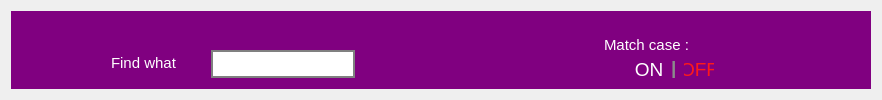
      <widget class="QWidget" name="tab_7">
       <property name="styleSheet">
        <string notr="true">border: none;</string>
       </property>
       <attribute name="title">
        <string> &amp;find   </string>
       </attribute>
       <layout class="QGridLayout" name="gridLayout_11">
        <item row="0" column="0">
         <widget class="QFrame" name="frame_12">
          <property name="styleSheet">
           <string notr="true">QFrame{

background :purple;
}</string>
          </property>
          <property name="frameShape">
           <enum>QFrame::StyledPanel</enum>
          </property>
          <property name="frameShadow">
           <enum>QFrame::Raised</enum>
          </property>
          <layout class="QGridLayout" name="gridLayout_16">
           <item row="0" column="0">
            <spacer name="horizontalSpacer_28">
             <property name="orientation">
              <enum>Qt::Horizontal</enum>
             </property>
             <property name="sizeHint" stdset="0">
              <size>
               <width>61</width>
               <height>20</height>
              </size>
             </property>
            </spacer>
           </item>
           <item row="0" column="1">
            <widget class="QFrame" name="frame_8">
             <property name="minimumSize">
              <size>
               <width>680</width>
               <height>0</height>
              </size>
             </property>
             <property name="styleSheet">
              <string notr="true">QFrame{

background :purple;
}
 QLineEdit {
 background: qlineargradient(
  x1:0, y1:0, x2:0, y2:1,
  stop:0 gray,
  stop: 0.2 white
  stop:1 white

 );
/* border-radius:10px;*/
 border: 2px solid gray;
 min-height: 24px;
 color: black;
color : gray;
}
 QLineEdit:pressed {
 background: qlineargradient(
  x1:0, y1:0, x2:0, y2:1,
  stop:0 gray,
  stop: 0.2 white
  stop:1 white
 );
 border-radius:10px;
 border: 2px solid blue;
 min-height: 24px;
 color: black;
}</string>
             </property>
             <property name="frameShape">
              <enum>QFrame::StyledPanel</enum>
             </property>
             <property name="frameShadow">
              <enum>QFrame::Raised</enum>
             </property>
             <widget class="QPushButton" name="searchBack">
              <property name="enabled">
               <bool>false</bool>
              </property>
              <property name="geometry">
               <rect>
                <x>283</x>
                <y>30</y>
                <width>30</width>
                <height>30</height>
               </rect>
              </property>
              <property name="minimumSize">
               <size>
                <width>30</width>
                <height>30</height>
               </size>
              </property>
              <property name="maximumSize">
               <size>
                <width>30</width>
                <height>30</height>
               </size>
              </property>
              <property name="focusPolicy">
               <enum>Qt::NoFocus</enum>
              </property>
              <property name="toolTip">
               <string>Search previous
Ctrl+Up Arrow</string>
              </property>
              <property name="statusTip">
               <string/>
              </property>
              <property name="styleSheet">
               <string notr="true">QPushButton {

background :none;
border : none;
color : white;

}
 QPushButton:hover , QPushButton:selected  ,  QPushButton:checked {

background :none;
border :0px  solid rgb(27,161,226);
color : white;
}
</string>
              </property>
              <property name="text">
               <string/>
              </property>
              <property name="icon">
               <iconset resource="Resources.qrc">
                <normaloff>:/Images/Images/search_back.png</normaloff>:/Images/Images/search_back.png</iconset>
              </property>
              <property name="iconSize">
               <size>
                <width>21</width>
                <height>21</height>
               </size>
              </property>
              <property name="shortcut">
               <string>Ctrl+Up</string>
              </property>
              <property name="checkable">
               <bool>false</bool>
              </property>
             </widget>
             <widget class="QPushButton" name="searchNext">
              <property name="enabled">
               <bool>true</bool>
              </property>
              <property name="geometry">
               <rect>
                <x>310</x>
                <y>30</y>
                <width>30</width>
                <height>30</height>
               </rect>
              </property>
              <property name="minimumSize">
               <size>
                <width>30</width>
                <height>30</height>
               </size>
              </property>
              <property name="maximumSize">
               <size>
                <width>30</width>
                <height>30</height>
               </size>
              </property>
              <property name="focusPolicy">
               <enum>Qt::NoFocus</enum>
              </property>
              <property name="toolTip">
               <string>Search next
Ctrl+Down Arrow</string>
              </property>
              <property name="statusTip">
               <string>Search Next</string>
              </property>
              <property name="styleSheet">
               <string notr="true">QPushButton {

background :none;
border :none;
color : white;

}
 QPushButton:hover , QPushButton:selected  ,  QPushButton:checked {

background :none;
border :0px  solid rgb(27,161,226);
color : white;
}
</string>
              </property>
              <property name="text">
               <string/>
              </property>
              <property name="icon">
               <iconset resource="Resources.qrc">
                <normaloff>:/Images/Images/search_next.png</normaloff>:/Images/Images/search_next.png</iconset>
              </property>
              <property name="iconSize">
               <size>
                <width>21</width>
                <height>21</height>
               </size>
              </property>
              <property name="shortcut">
               <string>Ctrl+Down</string>
              </property>
              <property name="checkable">
               <bool>false</bool>
              </property>
             </widget>
             <widget class="QLabel" name="label_31">
              <property name="geometry">
               <rect>
                <x>523</x>
                <y>10</y>
                <width>101</width>
                <height>31</height>
               </rect>
              </property>
              <property name="font">
               <font>
                <family>Segoe UI</family>
                <pointsize>10</pointsize>
               </font>
              </property>
              <property name="styleSheet">
               <string notr="true">QLabel{

color : white;

}</string>
              </property>
              <property name="text">
               <string>&lt;!DOCTYPE HTML PUBLIC &quot;-//W3C//DTD HTML 4.0//EN&quot; &quot;http://www.w3.org/TR/REC-html40/strict.dtd&quot;&gt;
&lt;html&gt;&lt;head&gt;&lt;meta name=&quot;qrichtext&quot; content=&quot;1&quot; /&gt;&lt;style type=&quot;text/css&quot;&gt;
p, li { white-space: pre-wrap; }
&lt;/style&gt;&lt;/head&gt;&lt;body style=&quot; font-family:'Segoe UI'; font-size:10pt; font-weight:400; font-style:normal;&quot;&gt;
&lt;p style=&quot; margin-top:0px; margin-bottom:0px; margin-left:0px; margin-right:0px; -qt-block-indent:0; text-indent:0px;&quot;&gt;&lt;span style=&quot; font-size:11pt;&quot;&gt;Match case :&lt;/span&gt;&lt;/p&gt;&lt;/body&gt;&lt;/html&gt;</string>
              </property>
             </widget>
             <widget class="QLabel" name="label_32">
              <property name="geometry">
               <rect>
                <x>590</x>
                <y>37</y>
                <width>6</width>
                <height>21</height>
               </rect>
              </property>
              <property name="font">
               <font>
                <family>Segoe UI</family>
                <pointsize>14</pointsize>
                <weight>75</weight>
                <bold>true</bold>
               </font>
              </property>
              <property name="styleSheet">
               <string notr="true">QLabel{


color :rgb(139, 139, 139);
background : none;


}</string>
              </property>
              <property name="text">
               <string>|</string>
              </property>
             </widget>
             <widget class="QPushButton" name="decreaseSpacing_button_4">
              <property name="geometry">
               <rect>
                <x>603</x>
                <y>34</y>
                <width>30</width>
                <height>30</height>
               </rect>
              </property>
              <property name="minimumSize">
               <size>
                <width>30</width>
                <height>30</height>
               </size>
              </property>
              <property name="maximumSize">
               <size>
                <width>30</width>
                <height>30</height>
               </size>
              </property>
              <property name="font">
               <font>
                <family>Segoe UI</family>
                <pointsize>14</pointsize>
               </font>
              </property>
              <property name="focusPolicy">
               <enum>Qt::NoFocus</enum>
              </property>
              <property name="toolTip">
               <string/>
              </property>
              <property name="styleSheet">
               <string notr="true">QPushButton {
    background: none;
    /*border: 0px  solid rgb(172,172,172);*/
    border: none;
    /*color: rgb(75, 75, 75);*/
    color: white;
}

QPushButton:hover, QPushButton:selected, QPushButton:checked {
    color: rgb(255, 25, 25);
}
</string>
              </property>
              <property name="text">
               <string>OFF</string>
              </property>
              <property name="iconSize">
               <size>
                <width>25</width>
                <height>25</height>
               </size>
              </property>
              <property name="checkable">
               <bool>true</bool>
              </property>
              <property name="checked">
               <bool>true</bool>
              </property>
              <attribute name="buttonGroup">
               <string notr="true">buttonGroup_3</string>
              </attribute>
             </widget>
             <widget class="QPushButton" name="decreaseSpacing_button_5">
              <property name="geometry">
               <rect>
                <x>553</x>
                <y>34</y>
                <width>30</width>
                <height>30</height>
               </rect>
              </property>
              <property name="minimumSize">
               <size>
                <width>30</width>
                <height>30</height>
               </size>
              </property>
              <property name="maximumSize">
               <size>
                <width>30</width>
                <height>30</height>
               </size>
              </property>
              <property name="font">
               <font>
                <family>Segoe UI</family>
                <pointsize>14</pointsize>
               </font>
              </property>
              <property name="focusPolicy">
               <enum>Qt::NoFocus</enum>
              </property>
              <property name="toolTip">
               <string/>
              </property>
              <property name="styleSheet">
               <string notr="true">QPushButton {
    background : none;
    /*border: 0px solid rgb(172,172,172);*/
    border: none;
    /*color: rgb(75, 75, 75);*/
    color: white;
}

QPushButton:hover, QPushButton:selected, QPushButton:checked {
    color: rgb(27,161,226);
}
</string>
              </property>
              <property name="text">
               <string>ON</string>
              </property>
              <property name="iconSize">
               <size>
                <width>25</width>
                <height>25</height>
               </size>
              </property>
              <property name="checkable">
               <bool>true</bool>
              </property>
              <property name="checked">
               <bool>false</bool>
              </property>
              <attribute name="buttonGroup">
               <string notr="true">buttonGroup_3</string>
              </attribute>
             </widget>
             <widget class="QPushButton" name="indentDecrease_button_11">
              <property name="geometry">
               <rect>
                <x>290</x>
                <y>70</y>
                <width>61</width>
                <height>28</height>
               </rect>
              </property>
              <property name="font">
               <font>
                <family>Segoe UI</family>
                <pointsize>9</pointsize>
                <weight>50</weight>
                <bold>false</bold>
               </font>
              </property>
              <property name="focusPolicy">
               <enum>Qt::NoFocus</enum>
              </property>
              <property name="toolTip">
               <string>Replace
Ctrl+R</string>
              </property>
              <property name="styleSheet">
               <string notr="true">QPushButton{


background : rgb(203, 203, 203);
border : 1ps solid green;
color : black;

}
QPushButton:hover, QPushButton:pressed{


background : rgb(27,161,226);
border : 1px solid rgb(27,161,226);
color : white;

}</string>
              </property>
              <property name="text">
               <string>Replace</string>
              </property>
              <property name="iconSize">
               <size>
                <width>25</width>
                <height>25</height>
               </size>
              </property>
              <property name="shortcut">
               <string>Ctrl+R</string>
              </property>
              <property name="checkable">
               <bool>false</bool>
              </property>
             </widget>
             <widget class="QPushButton" name="indentDecrease_button_12">
              <property name="geometry">
               <rect>
                <x>360</x>
                <y>70</y>
                <width>68</width>
                <height>28</height>
               </rect>
              </property>
              <property name="font">
               <font>
                <family>Segoe UI</family>
                <pointsize>9</pointsize>
                <weight>50</weight>
                <bold>false</bold>
               </font>
              </property>
              <property name="focusPolicy">
               <enum>Qt::NoFocus</enum>
              </property>
              <property name="toolTip">
               <string>Replace All
Ctrl+Alt+R</string>
              </property>
              <property name="styleSheet">
               <string notr="true">QPushButton{


background : rgb(203, 203, 203);
border : 1ps solid green;
color : black;

}
QPushButton:hover, QPushButton:pressed{


background : rgb(27,161,226);
border : 1px solid rgb(27,161,226);
color : white;

}</string>
              </property>
              <property name="text">
               <string>Replace all</string>
              </property>
              <property name="iconSize">
               <size>
                <width>25</width>
                <height>25</height>
               </size>
              </property>
              <property name="shortcut">
               <string>Ctrl+Alt+R</string>
              </property>
              <property name="checkable">
               <bool>false</bool>
              </property>
             </widget>
             <widget class="QLabel" name="label_29">
              <property name="geometry">
               <rect>
                <x>30</x>
                <y>33</y>
                <width>91</width>
                <height>20</height>
               </rect>
              </property>
              <property name="sizePolicy">
               <sizepolicy hsizetype="Fixed" vsizetype="Preferred">
                <horstretch>0</horstretch>
                <verstretch>0</verstretch>
               </sizepolicy>
              </property>
              <property name="font">
               <font>
                <family>Segoe UI</family>
                <pointsize>11</pointsize>
               </font>
              </property>
              <property name="styleSheet">
               <string notr="true">QLabel{

color : white;

}</string>
              </property>
              <property name="text">
               <string>Find what</string>
              </property>
             </widget>
             <widget class="QLineEdit" name="lineEdit_2">
              <property name="geometry">
               <rect>
                <x>130</x>
                <y>30</y>
                <width>144</width>
                <height>28</height>
               </rect>
              </property>
              <property name="sizePolicy">
               <sizepolicy hsizetype="Fixed" vsizetype="Fixed">
                <horstretch>0</horstretch>
                <verstretch>0</verstretch>
               </sizepolicy>
              </property>
              <property name="minimumSize">
               <size>
                <width>0</width>
                <height>28</height>
               </size>
              </property>
              <property name="maximumSize">
               <size>
                <width>16777215</width>
                <height>24</height>
               </size>
              </property>
              <property name="font">
               <font>
                <family>Lucida Grande</family>
                <pointsize>10</pointsize>
               </font>
              </property>
              <property name="focusPolicy">
               <enum>Qt::StrongFocus</enum>
              </property>
              <property name="frame">
               <bool>true</bool>
              </property>
              <property name="cursorPosition">
               <number>0</number>
              </property>
              <property name="alignment">
               <set>Qt::AlignCenter</set>
              </property>
             </widget>
             <widget class="QLabel" name="label_30">
              <property name="geometry">
               <rect>
                <x>30</x>
                <y>70</y>
                <width>88</width>
                <height>20</height>
               </rect>
              </property>
              <property name="sizePolicy">
               <sizepolicy hsizetype="Fixed" vsizetype="Preferred">
                <horstretch>0</horstretch>
                <verstretch>0</verstretch>
               </sizepolicy>
              </property>
              <property name="font">
               <font>
                <family>Segoe UI</family>
                <pointsize>11</pointsize>
               </font>
              </property>
              <property name="styleSheet">
               <string notr="true">QLabel{

color : white;

}</string>
              </property>
              <property name="text">
               <string>Replace with </string>
              </property>
             </widget>
             <widget class="QLineEdit" name="lineEdit_3">
              <property name="geometry">
               <rect>
                <x>130</x>
                <y>70</y>
                <width>144</width>
                <height>28</height>
               </rect>
              </property>
              <property name="sizePolicy">
               <sizepolicy hsizetype="Fixed" vsizetype="Fixed">
                <horstretch>0</horstretch>
                <verstretch>0</verstretch>
               </sizepolicy>
              </property>
              <property name="minimumSize">
               <size>
                <width>0</width>
                <height>28</height>
               </size>
              </property>
              <property name="maximumSize">
               <size>
                <width>16777215</width>
                <height>24</height>
               </size>
              </property>
              <property name="font">
               <font>
                <family>Lucida Grande</family>
                <pointsize>10</pointsize>
               </font>
              </property>
              <property name="frame">
               <bool>true</bool>
              </property>
              <property name="cursorPosition">
               <number>0</number>
              </property>
              <property name="alignment">
               <set>Qt::AlignCenter</set>
              </property>
             </widget>
             <widget class="QPushButton" name="decreaseSpacing_button_6">
              <property name="geometry">
               <rect>
                <x>553</x>
                <y>90</y>
                <width>30</width>
                <height>30</height>
               </rect>
              </property>
              <property name="minimumSize">
               <size>
                <width>30</width>
                <height>30</height>
               </size>
              </property>
              <property name="maximumSize">
               <size>
                <width>30</width>
                <height>30</height>
               </size>
              </property>
              <property name="font">
               <font>
                <family>Segoe UI</family>
                <pointsize>14</pointsize>
               </font>
              </property>
              <property name="focusPolicy">
               <enum>Qt::NoFocus</enum>
              </property>
              <property name="toolTip">
               <string/>
              </property>
              <property name="styleSheet">
               <string notr="true">QPushButton {
    background: none;
    /*border : 0px  solid rgb(172,172,172);*/
    border: none;
    /*color: rgb(75, 75, 75);*/
    color: white;
}

QPushButton:hover, QPushButton:selected, QPushButton:checked {
    color:  rgb(27,161,226);
}
</string>
              </property>
              <property name="text">
               <string>ON</string>
              </property>
              <property name="iconSize">
               <size>
                <width>25</width>
                <height>25</height>
               </size>
              </property>
              <property name="checkable">
               <bool>true</bool>
              </property>
              <property name="checked">
               <bool>false</bool>
              </property>
              <attribute name="buttonGroup">
               <string notr="true">buttonGroup_4</string>
              </attribute>
             </widget>
             <widget class="QPushButton" name="decreaseSpacing_button_7">
              <property name="geometry">
               <rect>
                <x>603</x>
                <y>90</y>
                <width>30</width>
                <height>30</height>
               </rect>
              </property>
              <property name="minimumSize">
               <size>
                <width>30</width>
                <height>30</height>
               </size>
              </property>
              <property name="maximumSize">
               <size>
                <width>30</width>
                <height>30</height>
               </size>
              </property>
              <property name="font">
               <font>
                <family>Segoe UI</family>
                <pointsize>14</pointsize>
               </font>
              </property>
              <property name="focusPolicy">
               <enum>Qt::NoFocus</enum>
              </property>
              <property name="toolTip">
               <string/>
              </property>
              <property name="styleSheet">
               <string notr="true">QPushButton {
    background: none;
    /*border : 0px  solid rgb(172,172,172);*/
    border: none;
    /*color : rgb(75, 75, 75);*/
    color: white;
}

QPushButton:hover, QPushButton:selected, QPushButton:checked {
    color: rgb(255, 25, 25);
}
</string>
              </property>
              <property name="text">
               <string>OFF</string>
              </property>
              <property name="iconSize">
               <size>
                <width>25</width>
                <height>25</height>
               </size>
              </property>
              <property name="checkable">
               <bool>true</bool>
              </property>
              <property name="checked">
               <bool>true</bool>
              </property>
              <attribute name="buttonGroup">
               <string notr="true">buttonGroup_4</string>
              </attribute>
             </widget>
             <widget class="QLabel" name="label_33">
              <property name="geometry">
               <rect>
                <x>520</x>
                <y>66</y>
                <width>131</width>
                <height>31</height>
               </rect>
              </property>
              <property name="font">
               <font>
                <family>Segoe UI</family>
                <pointsize>10</pointsize>
               </font>
              </property>
              <property name="styleSheet">
               <string notr="true">QLabel{

color : white;

}</string>
              </property>
              <property name="text">
               <string>&lt;!DOCTYPE HTML PUBLIC &quot;-//W3C//DTD HTML 4.0//EN&quot; &quot;http://www.w3.org/TR/REC-html40/strict.dtd&quot;&gt;
&lt;html&gt;&lt;head&gt;&lt;meta name=&quot;qrichtext&quot; content=&quot;1&quot; /&gt;&lt;style type=&quot;text/css&quot;&gt;
p, li { white-space: pre-wrap; }
&lt;/style&gt;&lt;/head&gt;&lt;body style=&quot; font-family:'Segoe UI'; font-size:10pt; font-weight:400; font-style:normal;&quot;&gt;
&lt;p style=&quot; margin-top:0px; margin-bottom:0px; margin-left:0px; margin-right:0px; -qt-block-indent:0; text-indent:0px;&quot;&gt;&lt;span style=&quot; font-size:11pt;&quot;&gt;Whole words only :&lt;/span&gt;&lt;/p&gt;&lt;/body&gt;&lt;/html&gt;</string>
              </property>
             </widget>
             <widget class="QLabel" name="label_34">
              <property name="geometry">
               <rect>
                <x>590</x>
                <y>93</y>
                <width>6</width>
                <height>21</height>
               </rect>
              </property>
              <property name="font">
               <font>
                <family>Segoe UI</family>
                <pointsize>14</pointsize>
                <weight>75</weight>
                <bold>true</bold>
               </font>
              </property>
              <property name="styleSheet">
               <string notr="true">QLabel{


color :rgb(139, 139, 139);
background : none;


}</string>
              </property>
              <property name="text">
               <string>|</string>
              </property>
             </widget>
            </widget>
           </item>
           <item row="0" column="2">
            <spacer name="horizontalSpacer_29">
             <property name="orientation">
              <enum>Qt::Horizontal</enum>
             </property>
             <property name="sizeHint" stdset="0">
              <size>
               <width>101</width>
               <height>20</height>
              </size>
             </property>
            </spacer>
           </item>
          </layout>
         </widget>
        </item>
       </layout>
      </widget>
